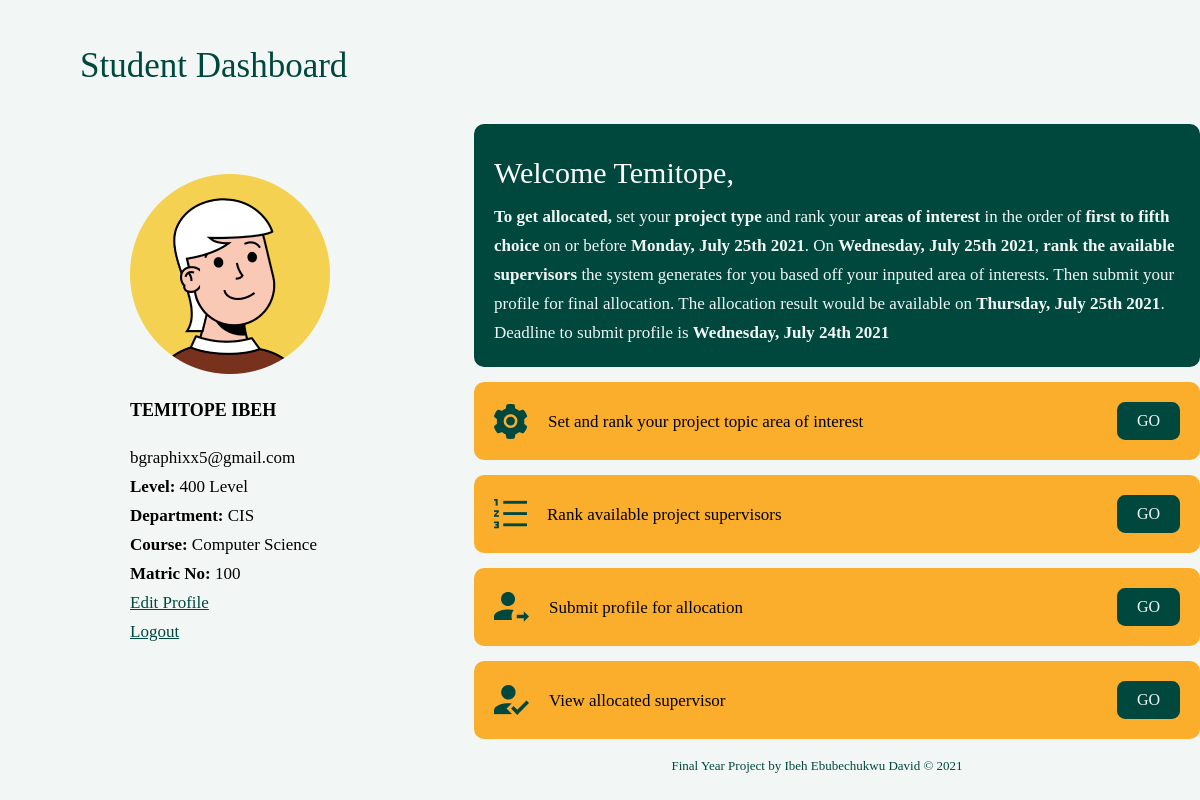
Screenshot of /dashboard/student/ (signed in) with the database file from the repository.
### accounts/models.py (models this page shows, shortened)
class Students(models.Model):
    LEVEL = (
        ('400 Level', '400 Level'),
        ('500 Level', '500 Level'),
    )
    DEPARTMENT = (
        ('CIS', 'Computer and Information Science'),
    )
    COURSE = (
        ('Computer Science', 'Computer Science'),
        ('Management and Information Science', 'Management and Information Science'),
    )
    student = models.OneToOneField(User, on_delete=models.CASCADE, null=False)
    level = models.CharField(max_length=200, choices=LEVEL)
    department = models.CharField(max_length=200, choices=DEPARTMENT)
    course = models.CharField(max_length=200, choices=COURSE)
    class Meta:
        verbose_name_plural = 'Students'

### accounts/views.py (the view)
# urls.py: path('dashboard/student/', views.student_dashboard, name='student_dashboard'),
@login_required
def student_dashboard(request):
    myuser = request.user
    mystudent = Students.objects.get(student=myuser)
    stlevel = mystudent.level
    stdepartment = mystudent.department
    stcourse = mystudent.course
    areadb = StudentsAreaOfInterests.objects.filter(student=mystudent).exists()
    context = {
        'areadb' : areadb,
        'stlevel': stlevel,
        'stdepartment': stdepartment,
        'stcourse' : stcourse
    }
    return render(request, 'accounts/studentdashboard.html', context)

### accounts/templates/accounts/studentdashboard.html (shortened to what this page needs)
{% extends "accounts/base_studash.html" %}
{% load static %}
{% block content %}
<div class="hero-div">
    <h2>Welcome {{user.first_name}},</h2>
    <p><strong>To get allocated,</strong> set your <strong>project type</strong> and rank your <strong>areas of interest</strong> in the order of <strong>first to fifth choice</strong> on or before <strong>Monday, July 25th 2021</strong>. On <strong>Wednesday, July 25th 2021</strong>, <strong>rank the available supervisors</strong> the system generates for you based off your inputed area of interests. Then submit your profile for final allocation. The allocation result would be available on <strong>Thursday, July 25th 2021</strong>. Deadline to submit profile is <strong>Wednesday, July 24th 2021</strong></p>
</div>
<div class="dash-items">
    <div class="option">
        <img src="{% static '/img/icon/set_icon.png' %}">
        <p>Set and rank your project topic area of interest </p>
    </div>
    <div class="btn-1">
            {% if areadb %}
            <a href="{% url 'up_rank_area' %}">UPDATE</a>
            {% else %}
            <a href="{% url 'rank_area' %}">GO</a>
            {% endif %}
    </div>
</div>
<div class="dash-items">
    <div class="option">
        <img src="{% static '/img/icon/rank_topic_icon.png' %}">
        <p>Rank available project supervisors</p>
    </div>
    <div class="btn-2">
        <a href="#">
            GO
        </a>
    </div>
</div>
<div class="dash-items">
    <div class="option">
        <img src="{% static '/img/icon/profile_icon.png' %}">
        <p>Submit profile for allocation</p>
    </div>
    <div class="btn-3"><a  href="#">GO</a></div>
</div>
<div class="dash-items">
    <div class="option">
        <img src="{% static '/img/icon/allocated_student_icon.png' %}">
        <p>View allocated supervisor</p>
    </div>
    <div class="btn-4"><a href="#">GO</a>
    </div>
</div>
{% endblock content %}

### accounts/templates/accounts/base_studash.html (shortened to what this page needs)
{% load static %}
<!DOCTYPE html>
<html lang="en">
<head>
    <link type="text/css" rel="stylesheet" href="{% static '/css/dash.css' %}">
</head>
<body>
<div class="container">
    <div class="header">
        <h2>Student Dashboard</h2>
    </div>
    <div class="middle">
        <div class="left-pane">
            <div class = "img-div">
                <img src="{% static '/img/student-avatar.png' %}">
            </div>
            <div class = "profile">
                <h3>{{ user.first_name }} {{user.last_name}}</h3>
                <p>{{ user.email }}</p>
                <p><strong>Level: </strong>{{stlevel}}</p>
                <p><strong>Department: </strong>{{stdepartment}}</p>
                <p><strong>Course: </strong>{{stcourse}}</p>
                <p><strong>Matric No: </strong>{{ user.username }}</p>
                <a href="">Edit Profile</a><br>
                <a href="{% url 'logout' %}">Logout</a>
            </div>
        </div>
        <div class="right-pane">
            {% block content %}
            {% endblock %}
            <div class="footer">
                <span class="subtitle">Final Year Project by Ibeh Ebubechukwu David © 2021</span>
            </div>
        </div>
    </div>
</div>
</body>
</html>

### accounts/static/css/dash.css (style rules this page uses)
body { background: #F2F7F5; }
.container { display: flex; flex-direction: column; margin-left: 72px; margin-right: 72px; }
h2 { float: left; font-family: Fredoka One; font-style: normal; font-weight: normal; font-size: 35px; line-height: 58px; color: #00473E; }
h3 { font-family: Montserrat; font-style: normal; font-weight: 800; font-size: 18px; line-height: 29px; text-transform: uppercase; }
.hero-div p { color: #F2F7F5 !important; }
p { font-family: Montserrat; font-style: normal; font-weight: normal; font-size: 17px; line-height: 29px; color: #000000; margin: 0px; }
.profile a { color: #00473E; font-family: Montserrat; font-style: normal; font-weight: normal; font-size: 17px; line-height: 29px; }
.middle { display: flex; flex-direction: row; width: 90vw; height: 500px; }
.left-pane { display: flex; flex-direction: column; word-wrap: break-word; flex-wrap: wrap; padding: 50px; width: 30%; height: 100%; margin-right: 0px; }
.right-pane { display: flex; flex-direction: column; width: 70%; height: 100%; }
.hero-div { display: flex; flex-direction: column; width: 100%; height: auto; background: #00473E; border-radius: 10px; color: white !important; padding: 20px; }
.hero-div h2 { font-family: Fredoka One; font-style: normal; font-weight: normal; font-size: 30px; color: white; padding: 0px; margin: 0px; }
.dash-items { display: flex; flex-direction: row; background: #FAAE2B; width: 100%; border-radius: 10px; margin-top: 15px; padding: 20px; align-items: center; justify-content: space-between; }
.option { display: flex; flex-direction: row; align-items: center; }
.option img { margin-right: 20px; }
.btn-1,.btn-2,.btn-3,.btn-4 { background: #00473E; border-radius: 8.11024px; padding: 10px 20px; }
.btn-1 a,.btn-2 a,.btn-3 a,.btn-4 a { font-family: Fredoka One; color: #F2F7F5 !important; text-align: center; text-decoration: none !important; }
.footer { margin-top: 15px; margin-left: auto; margin-right: auto; }
.subtitle { font-family: Source Code Pro; font-style: normal; font-weight: 500; font-size: 13px; line-height: 23px; text-align: center; color: #00473E; }

### rows the page displays
Students: level "400 Level", department "CIS", course "Computer Science"

### other values shown
{{ user.first_name }} "TEMITOPE"
{{ user.last_name }} "IBEH"
{{ user.email }} "bgraphixx5@gmail.com"
{{ user.username }} "100"
{{ user.first_name }} "Temitope"
